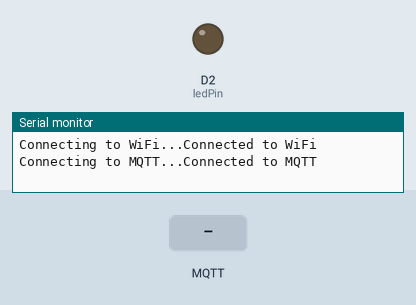
A sketch run on a simulated Arduino MKR. Shown: output pins drawn as LEDs (lit = HIGH), the last lines printed to the serial monitor. Dashed ring = blinking. Inputs (shaded band) come from the test bench. WiFi joins after 1.5 s; servers stay silent unless stated; no MQTT or app messages arrive unless stated.

Above: at 2.7 s.
2.8 s: MQTT message "1" arrives on the first subscribed topic
At 3.2 s:
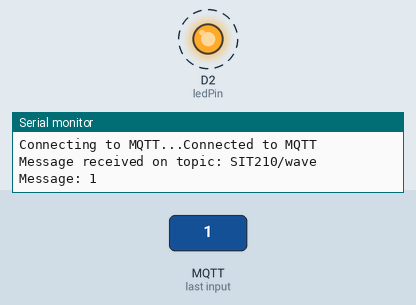
5.8 s: MQTT message "0" arrives on the first subscribed topic
At 6.2 s:
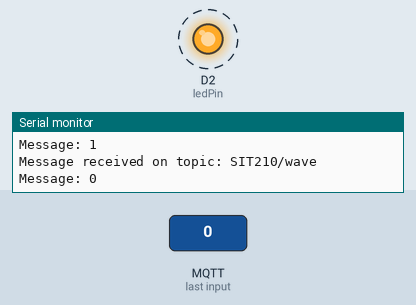
8.8 s: MQTT message "2" arrives on the first subscribed topic
At 12.2 s:
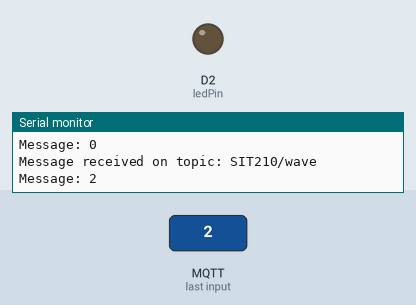
Timing chart, 0 to 13.7 s (numbered marks = the images above; inputs shaded):
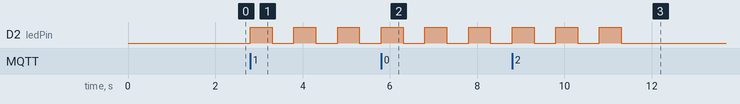

The sketch:

sketch_sep27b.ino
```cpp
#include <WiFiNINA.h>
#include <PubSubClient.h>

const char* ssid = "dishantt";
const char* password = "dishant111";
const char* mqtt_server = "test.mosquitto.org";  // You can replace this with another broker if needed
const int mqtt_port = 1883;
const char* mqtt_topic = "SIT210/wave";

WiFiClient wifiClient;
PubSubClient client(wifiClient);

int ledPin = 2;  // Pin for the LED

void setup() {
  Serial.begin(9600);
  pinMode(ledPin, OUTPUT);  // Set LED pin as output

  connectWiFi();
  client.setServer(mqtt_server, mqtt_port);
  client.setCallback(callback);  // Set the callback function to handle received messages
  reconnect();
}

void loop() {
  if (!client.connected()) {
    reconnect();
  }
  client.loop();
}

// This function is called whenever a message is received from the subscribed topic
void callback(char* topic, byte* payload, unsigned int length) {
  Serial.print("Message received on topic: ");
  Serial.println(topic);

  Serial.print("Message: ");
  for (int i = 0; i < length; i++) {
    Serial.print((char)payload[i]);
  }
  Serial.println();

  // Flash the LED 3 times
  for (int i = 0; i < 3; i++) {
    digitalWrite(ledPin, HIGH);
    delay(500);
    digitalWrite(ledPin, LOW);
    delay(500);
  }
}

void connectWiFi() {
  Serial.print("Connecting to WiFi...");
  while (WiFi.begin(ssid, password) != WL_CONNECTED) {
    delay(1000);
    Serial.print(".");
  }
  Serial.println("Connected to WiFi");
}

void reconnect() {
  while (!client.connected()) {
    Serial.print("Connecting to MQTT...");
    if (client.connect("ArduinoReceiver")) {
      Serial.println("Connected to MQTT");
      client.subscribe(mqtt_topic);  // Subscribe to the MQTT topic
    } else {
      Serial.print("Failed, rc=");
      Serial.print(client.state());
      delay(5000);
}
}
}
```

Measured:
- after the input at 2.8 s, D2 (ledPin): alternates HIGH for 0.50 s and LOW for 0.50 s, starting at once
- after the input at 5.8 s, D2 (ledPin): alternates HIGH for 0.50 s and LOW for 0.50 s, starting at once
- after the input at 8.8 s, D2 (ledPin): alternates HIGH for 0.50 s and LOW for 0.50 s, 6 changes in all, then stays LOW, starting at once
